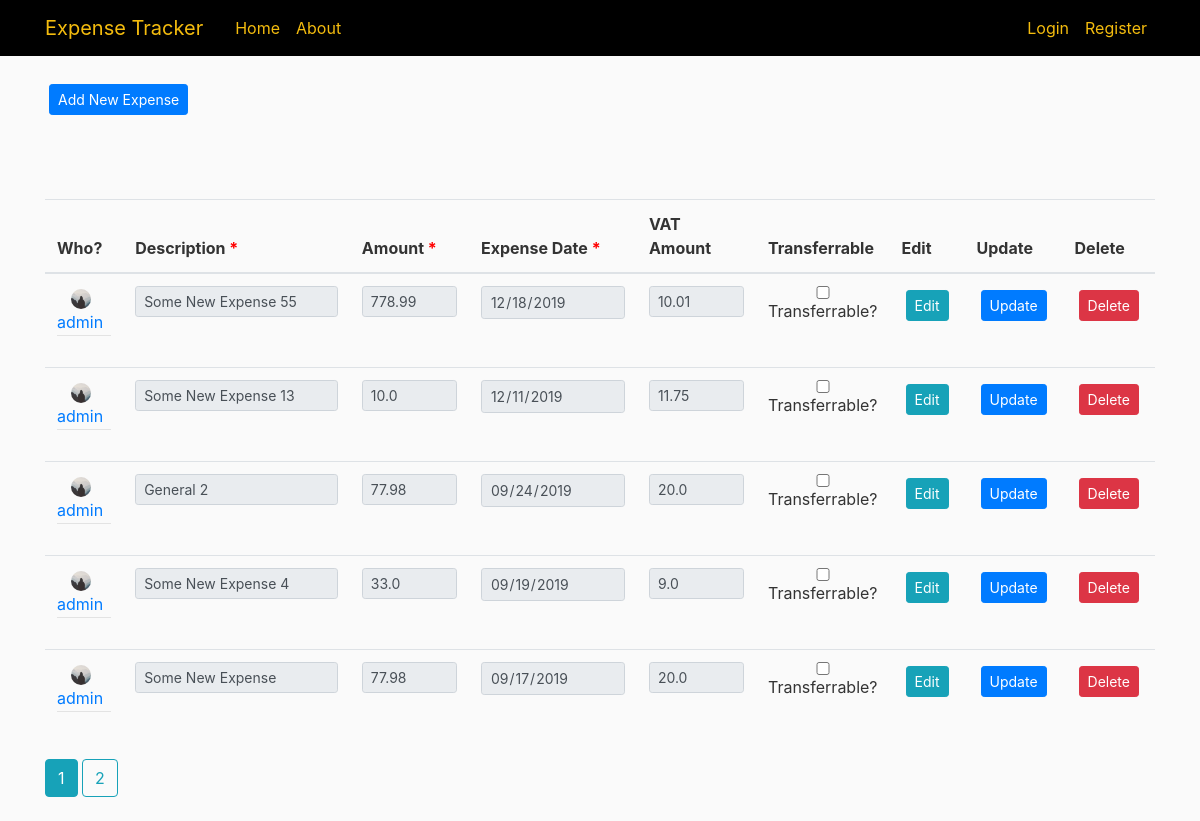
The app's page /user/expenses/admin, older data.
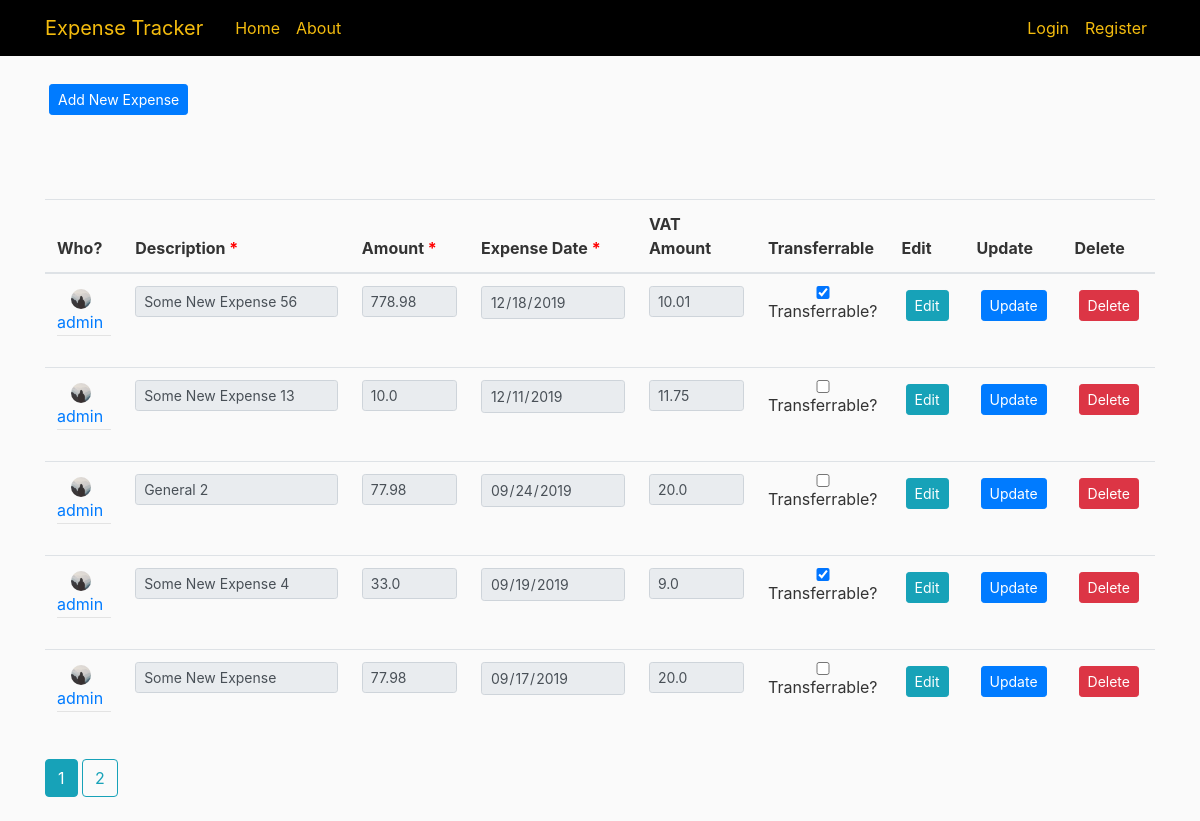
The same page, newer data.
### approot/models.py (models this page shows, shortened)
class Expense(db.Model):
    id = db.Column(db.Integer, primary_key=True)
    description = db.Column(db.String(100), nullable=False)
    expense_date = db.Column(db.DateTime, nullable=False, default=datetime.utcnow)
    amount = db.Column(db.Float, nullable=False, default=0)
    vat_amount = db.Column(db.Float, nullable=False, default=0)
    user_id = db.Column(db.Integer, db.ForeignKey('user.id'), nullable=False)
    Transferrable = db.Column(db.Boolean, nullable=False, default=0)

class User(db.Model, UserMixin):
    id = db.Column(db.Integer, primary_key=True)
    username = db.Column(db.String(20), unique=True, nullable=False)
    email = db.Column(db.String(120), unique=True, nullable=False)
    image_file = db.Column(db.String(20), nullable=False, default='default.jpg')
    password = db.Column(db.String(60), nullable=False)
    posts = db.relationship('Post', backref='author', lazy=True)
    expenses = db.relationship('Expense', backref='author', lazy=True)
    role = db.Column(db.String(15), nullable=False)

### approot/users/routes.py (the view)
@users.route("/user/expenses/<string:username>")
def user_expenses(username):
    page = request.args.get('page', 1, type=int)
    user = User.query.filter_by(username=username).first_or_404()
    form = ExpenseForm()
    expenses = Expense.query.filter_by(author=user)\
        .order_by(Expense.expense_date.desc())\
        .paginate(page=page, per_page=5)
    return render_template('expense/expense.html', expenses=expenses, user=user, form=form)

### approot/expenses/forms.py
class ExpenseForm(FlaskForm):
    description = StringField('Description', validators=[DataRequired()])
    expense_date = DateField('Expense Date',format='%Y-%m-%d', validators=[DataRequired()])
    amount = DecimalField('Amount',places=2, validators=[DataRequired()])
    vat_amount = DecimalField('VAT Amount',places=2)
    Transferrable = BooleanField('Transferrable?')
    submit = SubmitField('Submit')

### approot/templates/expense/expense.html (shortened to what this page needs)
{% extends "layout.html" %}
{% import "bootstrap/wtf.html" as wtf %}
{% from "util/macros_modified.html" import form_field_custom with context %}
{% block content %}
<div>
<button type="button" class="btn btn-primary btn-sm m-1" data-toggle="modal" data-target="#AddNewModal">Add New Expense</button>
  <table class="table table-hover" id="expense_tbl" style="width: 100%">
    <colgroup>
       <col span="1" style="width: 5%;">
       <col span="1" style="width: 35%;">
       <col span="1" style="width: 15%;">
       <col span="1" style="width: 10%;">
       <col span="1" style="width: 15%;">
       <col span="1" style="width: 5%;">
       <col span="1" style="width: 5%;">
       <col span="1" style="width: 5%;">
       <col span="1" style="width: 5%;">
    </colgroup>
    <thead>
        <tr>
            <th>Who?</th>
            <th>Description <font color="red">*</font></th>
            <th>Amount <font color="red">*</font></th>
            <th>Expense Date <font color="red">*</font></th>
            <th>VAT Amount</th>
            <th>Transferrable</th>
            <th>Edit</th>
            <th>Update</th>
            <th>Delete</th>
    </thead>
    {% for expense in expenses.items %}
          <tbody>
              <tr row_id="{{ expense.id }}">
                  <td style="text-align:center;">
                      <img class="rounded-circle article-img" src="{{ url_for('static', filename='profile_pics/' + expense.author.image_file) }}">
                      <div class="media-body">
                        <div class="article-metadata">
                          <a class="mr-2" href="{{ url_for('users.user_expenses', username=expense.author.username) }}">{{ expense.author.username }}</a>
                        </div>
                      </div>
                  </td>
                  <form method="POST" action="{{ url_for('expenses.update_expense', expense_id=expense.id) }}">
                    <fieldset class="form-group">
                      {% set row_id = expense.id|string %}
                      <td>{{ form_field_custom(form.description, value=expense.description, readonly="readonly", id="description"+ row_id) }}</td>
                      <td>{{ form_field_custom(form.amount, value=expense.amount, readonly="readonly", id="amount"+ row_id, type="number", step="0.01") }}</td>
                      <td>{{ form_field_custom(form.expense_date, value=expense.expense_date.strftime('%Y-%m-%d'), readonly="readonly", id="expense_date"+ row_id) }}</td>
                      <td>{{ form_field_custom(form.vat_amount, value=expense.vat_amount, readonly="readonly", id="vat_amount"+ row_id, type="number", step="0.01") }}</td>
                      <td>
                          {% if expense.Transferrable == False %}
                              {{ form_field_custom(form.Transferrable, onclick="return false;", id="Transferrable"+ row_id) }}
                          {% else %}
                              {{ form_field_custom(form.Transferrable,checked="checked", onclick="return false;", id="Transferrable"+ row_id) }}
                          {% endif %}
                      </td>
                        <td><span><button type="button" class="btn btn-info btn-sm m-1" style="Display:block" id="btn_ed{{ expense.id }}">Edit</button>
                        </span></td>
                      <td>
                          <button type="submit" class="btn btn-primary btn-sm m-1" id="btn_up{{ expense.id }}">
                            Update
                          </button>
                      </td>
                      <td><button type="button" class="btn btn-danger btn-sm m-1" data-toggle="modal" data-target="#deleteModal{{ expense.id }}">Delete</button></td>
                    </fieldset>
                  </form>
              </tr>
          </tbody>
    {% endfor %}
    </table>
    {% for page_num in expenses.iter_pages(left_edge=1, right_edge=1, left_current=1, right_current=2) %}
      {% if page_num %}
        {% if expenses.page == page_num %}
          <a class="btn btn-info mb-4" href="{{ url_for('expenses.expense', page=page_num) }}">{{ page_num }}</a>
        {% else %}
          <a class="btn btn-outline-info mb-4" href="{{ url_for('expenses.expense', page=page_num) }}">{{ page_num }}</a>
        {% endif %}
      {% else %}
        ...
      {% endif %}
    {% endfor %}
</div>
{% endblock content %}

### approot/templates/layout.html (shortened to what this page needs)
<!DOCTYPE html>
<html>
  <head>
      <link rel="stylesheet" href="https://maxcdn.bootstrapcdn.com/bootstrap/4.0.0/css/bootstrap.min.css">
      <link rel="stylesheet" type="text/css" href="{{ url_for('static', filename='main.css') }}">
      <link rel="stylesheet" href="https://cdnjs.cloudflare.com/ajax/libs/bootstrap-datepicker/1.9.0/css/bootstrap-datepicker.css">
  </head>
  <body>
      <header class="site-header">
        <nav class="navbar navbar-expand-md navbar-dark bg-steel fixed-top">
          <div class="container">
            <a class="navbar-brand mr-4" href="/">Expense Tracker</a>
            <div class="collapse navbar-collapse" id="navbarToggle">
              <div class="navbar-nav mr-auto">
                <a class="nav-item nav-link" href="{{ url_for('main.home') }}">Home</a>
                <a class="nav-item nav-link" href="{{ url_for('main.about') }}">About</a>
              </div>
              <div class="navbar-nav">
                {% if current_user.is_authenticated %}
                  <a class="nav-item nav-link" href="{{ url_for('users.account') }}">Account</a>
                  <a class="nav-item nav-link" href="{{ url_for('users.logout') }}">Logout</a>
                  {% if current_user.role == "Admin" %}
                    <a class="nav-item nav-link" href="{{ url_for('users.registeredusers') }}">Registered Users</a>
                  {% endif %}
                {% else %}
                  <a class="nav-item nav-link" href="{{ url_for('users.login') }}">Login</a>
                  <a class="nav-item nav-link" href="{{ url_for('users.register') }}">Register</a>
                {% endif %}
              </div>
            </div>
          </div>
        </nav>
      </header>
      <main role="main" class="container">
        <div class="row">
          <div class="col-md-12">
            {% block content %}
            {% endblock %}
          </div>
        </div>
      </main>
  </body>
</html>

### approot/templates/util/macros_modified.html (shortened to what this page needs)
{% macro form_field_custom(field) -%}
  <div class="form-group">
    {% set with_label = kwargs.pop('with_label', False) %}
    {% set placeholder = '' %}
    {% if not with_label %}
        {% set placeholder = field.label.text %}
    {% endif %}
    {% set class_ = kwargs.pop('class_', '') %}
    {% set class_ = class_+ 'form-control form-control-sm' %}
    {% if field.errors %}
      {% set class_ = class_ + ' is-invalid' %}
    {% endif %}
    {% if field.flags.required %}
        {% set class_ = class_ + ' required' %}
    {% endif %}
    {% if field.type == 'BooleanField' %}
        <label class="checkbox">
            {{ field(class_=class_, **kwargs) }}
            {{ field.label(class="form-control-label")|safe }}
        </label>
    {% else %}
        {% if field.type in ('TextField', 'TextAreaField', 'PasswordField') %}
            {% set class_ = class_ + ' input-xlarge' %}
        {% elif field.type == 'FileField' %}
            {% set class_ = class_ + ' form-control-file' %}
        {% endif %}
        {{ field(class_=class_, placeholder=placeholder, **kwargs) }}
    {% endif %}
  </div>
{%- endmacro %}

### approot/templates/expense/partials/addModal.html (shortened to what this page needs)
{% from "util/macros_modified.html" import form_field_custom with context %}
{% from "util/macros.html" import form_field with context %}

### approot/static/main.css (style rules this page uses)
body { background: #fafafa; color: #333333; margin-top: 5rem; }
.bg-steel { background-color: #000000; }
.navbar-dark .navbar-brand { color: #f4bc0e; }
.site-header .navbar-nav .nav-link { color: #f4bc0e; }
.article-img { height: 65px; width: 65px; margin-right: 16px; }
.article-img { height: 20px; width: 20px; margin-right: 6px; }
.article-metadata { padding-bottom: 1px; margin-bottom: 4px; border-bottom: 1px solid #e3e3e3 }

Row changes from the older to the newer data that the page shows:
changed Expense (number 1 of 5 on the later page): description "Some New Expense 55" → "Some New Expense 56"; amount "778.99" → "778.98"; Transferrable "☐" → "☑"
changed Expense (number 4 of 5 on the later page): Transferrable "☐" → "☑"
